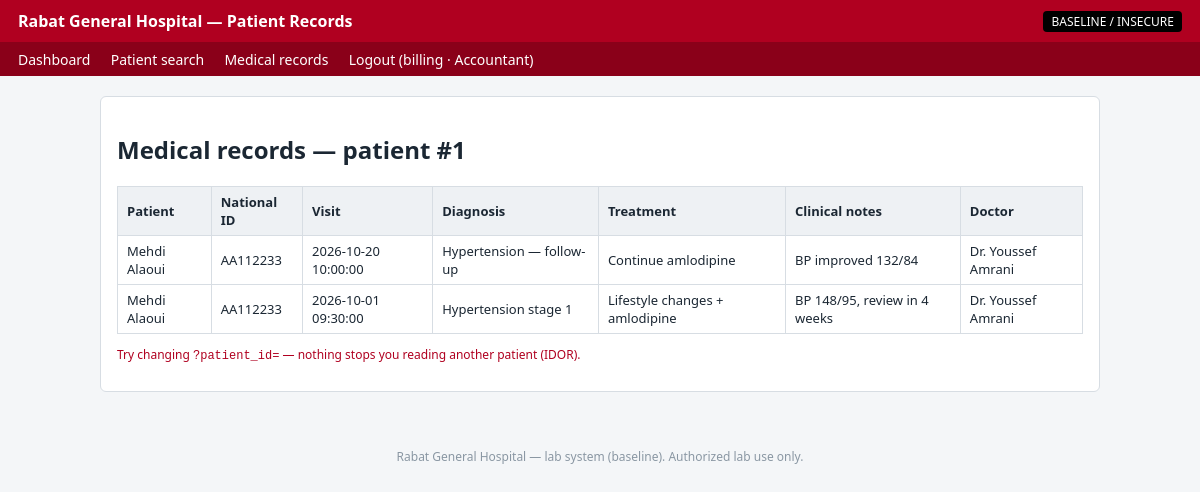
The app's page /app/vulnerable/record.php?patient_id=1 (signed in) with its own data.
### tables this page shows
CREATE TABLE medical_records (
    record_id        INT AUTO_INCREMENT PRIMARY KEY,
    patient_id       INT NOT NULL,
    doctor_staff_id  INT NOT NULL,
    visit_date       DATETIME NOT NULL,
    diagnosis        VARCHAR(255) NULL,                
    treatment        TEXT         NULL,
    clinical_notes   TEXT         NULL,                
    created_at       TIMESTAMP DEFAULT CURRENT_TIMESTAMP,
    CONSTRAINT fk_mr_patient FOREIGN KEY (patient_id)      REFERENCES patients(patient_id),
    CONSTRAINT fk_mr_doctor  FOREIGN KEY (doctor_staff_id) REFERENCES staff(staff_id)
);

CREATE TABLE patients (
    patient_id        INT AUTO_INCREMENT PRIMARY KEY,
    national_id       VARCHAR(30)  NOT NULL,           
    first_name        VARCHAR(80)  NOT NULL,
    last_name         VARCHAR(80)  NOT NULL,
    date_of_birth     DATE         NULL,
    gender            ENUM('M','F','Other') NULL,
    phone             VARCHAR(30)  NULL,
    address           VARCHAR(255) NULL,
    blood_type        VARCHAR(5)   NULL,
    emergency_contact VARCHAR(120) NULL,
    created_at        TIMESTAMP DEFAULT CURRENT_TIMESTAMP,
    UNIQUE KEY uq_patient_national (national_id)
);

CREATE TABLE staff (
    staff_id             INT AUTO_INCREMENT PRIMARY KEY,
    full_name            VARCHAR(120) NOT NULL,
    department           VARCHAR(80)  NULL,
    professional_license VARCHAR(60)  NULL,           
    phone                VARCHAR(30)  NULL,
    hired_at             DATE         NULL
);

### app/vulnerable/record.php (the view, shortened to what this page needs)
<?php
require_once __DIR__ . '/header.php';
require_once __DIR__ . '/db.php';
$pid = $_GET['patient_id'] ?? '1';
$sql = "SELECT p.first_name, p.last_name, p.national_id,
               m.visit_date, m.diagnosis, m.treatment, m.clinical_notes,
               s.full_name AS doctor
        FROM medical_records m
        JOIN patients p ON p.patient_id = m.patient_id
        JOIN staff s    ON s.staff_id   = m.doctor_staff_id
        WHERE m.patient_id = $pid
        ORDER BY m.visit_date DESC";
$res = mysqli_query($conn, $sql);
?>
<div class="card">
  <h2>Medical records — patient #<?php echo htmlspecialchars((string)$pid); ?></h2>
  <?php if (!$res): ?>
    <p class="err">Query error: <?php echo mysqli_error($conn); ?></p>
  <?php else: ?>
  <table>
    <tr><th>Patient</th><th>National ID</th><th>Visit</th><th>Diagnosis</th><th>Treatment</th><th>Clinical notes</th><th>Doctor</th></tr>
    <?php while ($r = mysqli_fetch_assoc($res)): ?>
    <tr>
      <td><?php echo htmlspecialchars($r['first_name'].' '.$r['last_name']); ?></td>
      <td><?php echo htmlspecialchars((string)$r['national_id']); ?></td>
      <td><?php echo htmlspecialchars((string)$r['visit_date']); ?></td>
      <td><?php echo htmlspecialchars((string)$r['diagnosis']); ?></td>
      <td><?php echo htmlspecialchars((string)$r['treatment']); ?></td>
      <td><?php echo htmlspecialchars((string)$r['clinical_notes']); ?></td>
      <td><?php echo htmlspecialchars((string)$r['doctor']); ?></td>
    </tr>
    <?php endwhile; ?>
  </table>
  <p style="font-size:12px;color:#b00020">Try changing <code>?patient_id=</code> — nothing stops you reading another patient (IDOR).</p>
  <?php endif; ?>
</div>
<?php require_once __DIR__ . '/footer.php'; ?>

### app/vulnerable/header.php (shortened to what this page needs)
<!DOCTYPE html>
<html lang="en">
<head>
</head>
<body>
<header>
  <strong>Rabat General Hospital — Patient Records</strong>
  <span class="tag">BASELINE / INSECURE</span>
</header>
<?php if (!empty($_SESSION['user'])): ?>
<nav>
  <a href="dashboard.php">Dashboard</a>
  <a href="search.php">Patient search</a>
  <a href="record.php?patient_id=1">Medical records</a>
  <a href="logout.php">Logout (<?php echo htmlspecialchars($_SESSION['user']); ?> · <?php echo htmlspecialchars($_SESSION['role']); ?>)</a>
</nav>
<?php endif; ?>
<main>

### app/vulnerable/footer.php
</main>
<footer style="text-align:center;color:#8a97a3;font-size:12px;padding:20px">
  Rabat General Hospital — lab system (baseline). Authorized lab use only.
</footer>
</body>
</html>

### app/vulnerable/header.php (style rules this page uses)
body { font-family:system-ui,Arial,sans-serif;margin:0;background:#f4f6f8;color:#1b2733 }
header { background:#b00020;color:#fff;padding:10px 18px;display:flex;justify-content:space-between;align-items:center }
header .tag { background:#000;padding:2px 8px;border-radius:4px;font-size:12px }
nav { background:#8a0019;padding:6px 18px }
nav a { color:#fff;margin-right:16px;text-decoration:none;font-size:14px }
main { padding:20px;max-width:1000px;margin:0 auto }
table { border-collapse:collapse;width:100%;background:#fff }
th,td { border:1px solid #d7dde3;padding:6px 9px;font-size:13px;text-align:left }
th { background:#eef1f4 }
.card { background:#fff;border:1px solid #d7dde3;border-radius:6px;padding:16px;margin-bottom:16px }

### records on screen
medical_records: patient.last_name "Mehdi Alaoui", patient.national_id "AA112233", visit_date "2026-10-20 10:00:00", diagnosis "Hypertension — follow-up", treatment "Continue amlodipine", clinical_notes "BP improved 132/84", doctor_staff.full_name "Dr. Youssef Amrani"
medical_records: patient.last_name "Mehdi Alaoui", patient.national_id "AA112233", visit_date "2026-10-01 09:30:00", diagnosis "Hypertension stage 1", treatment "Lifestyle changes + amlodipine", clinical_notes "BP 148/95, review in 4 weeks", doctor_staff.full_name "Dr. Youssef Amrani"

### other values on screen
$_SESSION['user'] "billing"
$_SESSION['role'] "Accountant"
$pid "1"
